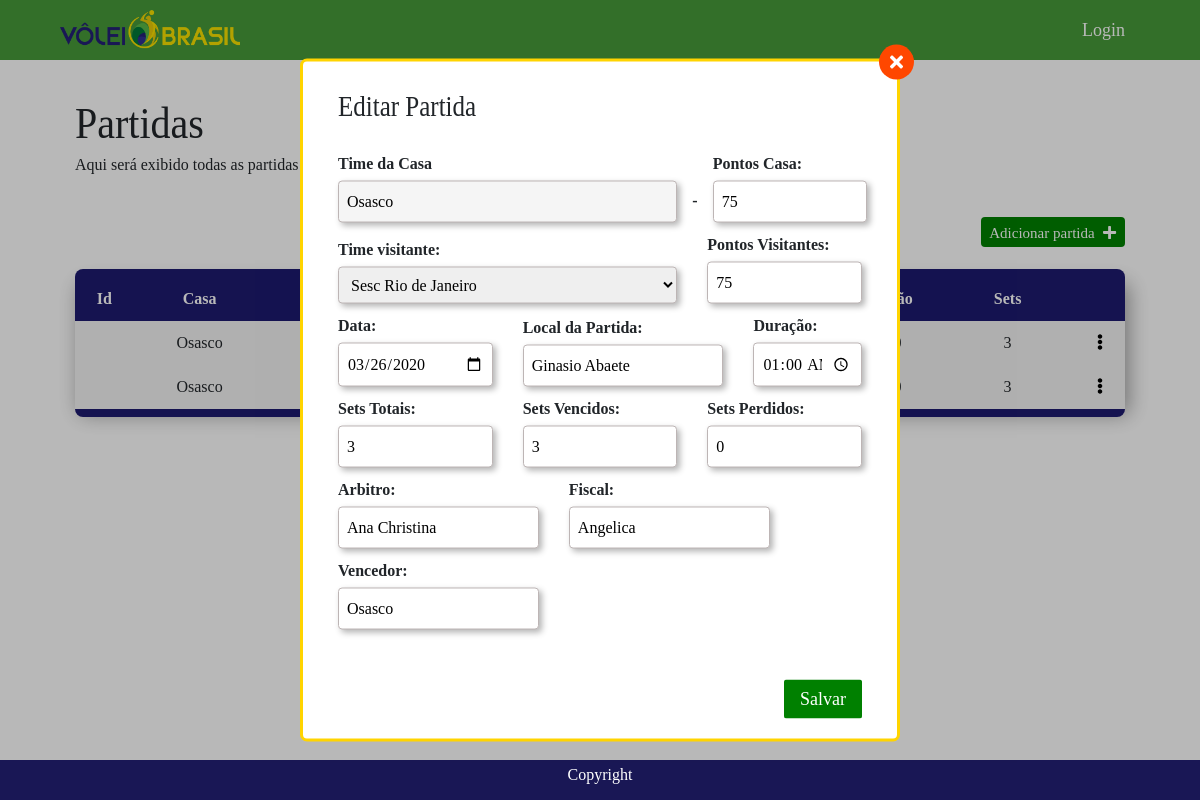
/admin/partidas/alterar/2, run on an earlier commit of the app's database.
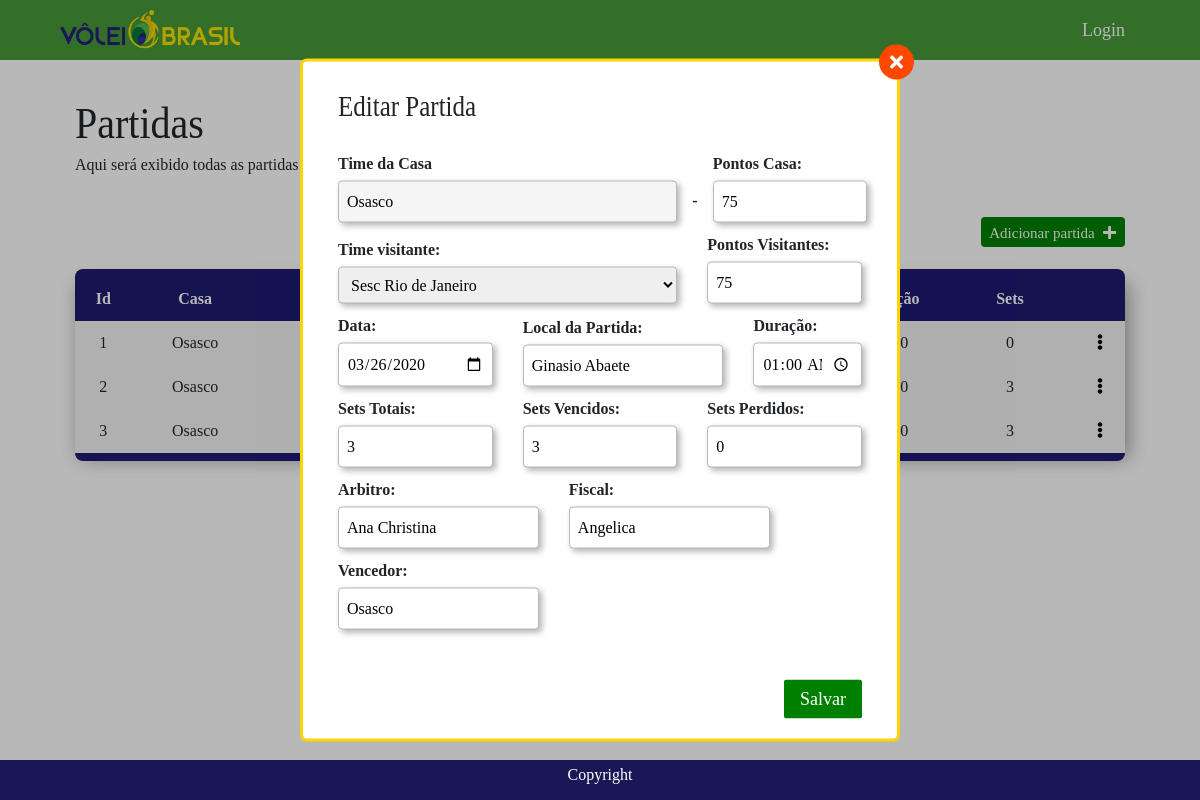
And on a later commit of the database.
### tables this page shows
CREATE TABLE Equipes (
    Id          INTEGER PRIMARY KEY 
    , Nome        VARCHAR(50) NOT NULL UNIQUE
    , Sigla       VARCHAR(10) NOT NULL UNIQUE
    , Localidade  VARCHAR(100) NOT NULL
    , Pontos INT
    , Jogos INT
    , Vitorias INT
    , Derrotas INT
  	
);

CREATE TABLE Partidas (
    id                  INTEGER PRIMARY KEY
    , RowId INT
    , TimeCasa_Id           INT NOT NULL
    , TimeVisitantes_Id     INT NOT NULL
    , Pontos_Casa         INT NOT NULL
    , Pontos_Visitante INT NOT NULL
    , DataJogo                TEXT NOT NULL
    , LocalJogo TEXT NOT NULL
    , Duracao TEXT NOT NULL
    , Vencedor TEXT NOT NULL
    , SetsTotal INT NOT NULL
    , SetsVencidos INT NOT NULL
    , SetsPerdidos INT NOT NULL
    , ArbitroPrincipal TEXT NOT NULL
    , FiscalRede TEXT NOT NULL
    , FOREIGN KEY (TimeCasa_Id) REFERENCES Equipes (id)
    , FOREIGN KEY (TimeVisitantes_Id) REFERENCES Equipes (id)
);

### controller.py (the view, shortened to what this page needs)
@app.route('/admin/partidas/alterar/<id_partida>', methods=['GET', 'POST'])
def alterar_partida(id_partida):
    partida = obter_partida(id_partida)
    time_id = partida['TimeCasa_Id']
    times = times_menosUm(time_id)
    timeCasa = get_time(time_id)
    partidas = get_partidas(time_id)
    return render_template(
        'parts/update-partida.html',
        title='Alterar',
        partida=partida,
        times=times,
        timeCasa=timeCasa,
        partidas=partidas
    )

### app.py (called while the page is built)
@app.before_request
def before_request():
    g.db = get_db()
    g.query_db = query_db

@app.teardown_request
def teardown_request(exception):
    db = getattr(g, '_database', None)
    if db is not None:
        db.close()

### dao.py (called while the page is built)
def get_time(time_id):
    time = g.query_db(
        '''SELECT * FROM Equipes WHERE Id = ?''',
        [time_id],
        one=True
    )
    return time

def get_partidas(time_id):
    partidas = g.query_db(
        '''
            SELECT *
              FROM Partidas
               INNER JOIN Equipes on Equipes.Id = Partidas.TimeCasa_Id
             WHERE TimeCasa_Id = ?
        ''',
        [time_id]
    )
    return partidas

def obter_partida(id_partida):
    return g.query_db(
        ''' SELECT *  FROM Partidas
            WHERE Id = ?
        ''',
        [id_partida],
        one=True
    )

def times_menosUm(time_id):
    times = g.query_db(
        '''
            SELECT *
              FROM Equipes
             WHERE Id != ?
        ''',
        [time_id]
    )
    return times

### db.py (called while the page is built)
def make_dicts(cursor, row):
    return dict((cursor.description[idx][0], value)
                for idx, value in enumerate(row))

### templates/parts/update-partida.html (shortened to what the changed rows need)
 {% extends 'partidas.html' %} {% block partida %}
<div class="addTime">
    <form method="POST">
        <div class="linha">
            <div class="input-container col-lg-8">
                <label for="TimeCasa_Id">Time da Casa </label>
                <input class="inputForm" readonly value="{{ timeCasa['Nome'] }} ">
            </div>
            <div class="input-container col-lg-4">
                <label for="Pontos_Casa">Pontos Casa:</label>
                <input type="number" id="Pontos_Casa" name="Pontos_Casa" class="inputForm" title="Localidade do time" value="{{ partida['Pontos_Casa']}}" required>
            </div>
        </div>
        <div class="linha">
            <div class="input-container col-lg-4">
                <label for="Pontos_Visitante">Pontos Visitantes:</label>
                <input type="number" id="Pontos_Visitante" name="Pontos_Visitante" class="inputForm" title="Pontuação do time" required value="{{ partida['Pontos_Casa'] }}">
            </div>
        </div>
        <div class="linha">
            <div class="input-container col-lg-4">
                <label for="DataJogo">Data:</label>
                <input type="date" id="DataJogo" name="DataJogo" class="inputForm" title="Quantidade de Jogos" required value="{{ partida['DataJogo']}}">
            </div>
            <div class="input-container col-lg-5">
                <label for="LocalJogo">Local da Partida:</label>
                <input type="text" id="LocalJogo" name="LocalJogo" class="inputForm" title="Derrotas" required value="{{ partida['LocalJogo']}}">
            </div>
            <div class="input-container col-lg-3">
                <label for="Duracao">Duração:</label>
                <input type="time" id="Duracao" name="Duracao" class="inputForm" title="Derrotas" required value="{{ partida['Duracao'] }}">
            </div>
        </div>
        <div class="linha">
            <div class="input-container col-lg-4">
                <label for="SetsTotal">Sets Totais:</label>
                <input type="number" id="SetsTotal" name="SetsTotal" class="inputForm" title="Derrotas" required value="{{ partida['SetsTotal']}}">
            </div>
            <div class="input-container col-lg-4">
                <label for="SetsVencidos">Sets Vencidos:</label>
                <input type="number" id="SetsVencidos" name="SetsVencidos" class="inputForm" title="Derrotas" required value="{{ partida['SetsVencidos']}}">
            </div>
            <div class="input-container col-lg-4">
                <label for="SetsPerdidos">Sets Perdidos:</label>
                <input type="number" id="SetsPerdidos" name="SetsPerdidos" class="inputForm" title="Derrotas" required value="{{ partida['SetsPerdidos']}}">
            </div>
        </div>
        <div class="linha">
            <div class="input-container col-lg-5">
                <label for="ArbitroPrincipal">Arbitro:</label>
                <input type="text" id="ArbitroPrincipal" name="ArbitroPrincipal" class="inputForm" title="Derrotas" required value="{{ partida['ArbitroPrincipal']}}">
            </div>
            <div class="input-container col-lg-5">
                <label for="FiscalRede">Fiscal:</label>
                <input type="text" id="FiscalRede" name="FiscalRede" class="inputForm" title="Derrotas" required value="{{ partida['FiscalRede']}}">
            </div>
        </div>
        <div class="linha">
            <div class="input-container col-lg-5">
                <label for="Vencedor">Vencedor:</label>
                <input type="text" id="Vencedor" name="Vencedor" class="inputForm" title="Derrotas" required value="{{ partida['Vencedor']}}">
            </div>
        </div>
    </form>
</div>
{% endblock %}

### templates/partidas.html (shortened to what the changed rows need)
<!DOCTYPE html>
<html lang="pt-br">
<head>
    <link rel="stylesheet" href="https://cdnjs.cloudflare.com/ajax/libs/font-awesome/5.13.0/css/all.min.css">
    <link rel="stylesheet" href="{{url_for('static', filename='css/bootstrap.css')}}">
    <link rel="stylesheet" href="{{url_for('static', filename='css/site.css')}}">
</head>
<body>
    <main class="main">
        <section class="partidas">
            <div class="wrapper">
                <div class="partidas__inner">
                    <div class="col-lg-12 col-md-12 col-sm-12 partidas__inner-content ">
                        <table class="table__list" cellspacing="0">
                            <thead>
                                <tr>
                                    <th>Id</th>
                                    <th>Casa</th>
                                    <th>Visitante</th>
                                    <th>Data</th>
                                    <th>Vencedor</th>
                                    <th>Duração</th>
                                    <th>Sets</th>
                                    <th></th>
                                    <th></th>
                                </tr>
                            </thead>
                            <tbody>
                                {% for i in partidas %}
                                <tr>
                                    <td> {{ i['id']}} </td>
                                    <td> {{ timeCasa['Nome'] }} </td>
                                    <td> {{ i['TimeVisitantes_Id']}} </td>
                                    <td> {{ i['DataJogo']}} </td>
                                    <td> {{ i['Vencedor']}}</td>
                                    <td> {{ i['Duracao']}} </td>
                                    <td> {{ i['SetsTotal']}} </td>
                                    <td></td>
                                    <td class="menuActions__container">
                                        <button class="toggle-menuActions" onclick="toggleMenuActions(0, this)">
                                            <i class="fas fa-ellipsis-v"></i>
                                        </button>
                                    </td>
                                </tr>
                                {% endfor %}
                            </tbody>
                        </table>
                    </div>
                </div>
            </div>
        </section>
        <div class="modal">
            <div class="modal__inner">
                <div class="modal__inner-content">
                    {% block partida %} {% endblock %}
                </div>
            </div>
        </div>
    </main>
</body>
</html>

What changed in the data, as far as the page shows it:
added Partidas: id "1", {{ timeCasa['Nome'] }} "Osasco", SetsTotal "0"
shown differently, row unchanged: Partidas "Ginasio Abaete": id (not shown) → "2"
shown differently, row unchanged: Partidas (number 3 of 3 on the later page): id (not shown) → "3"
